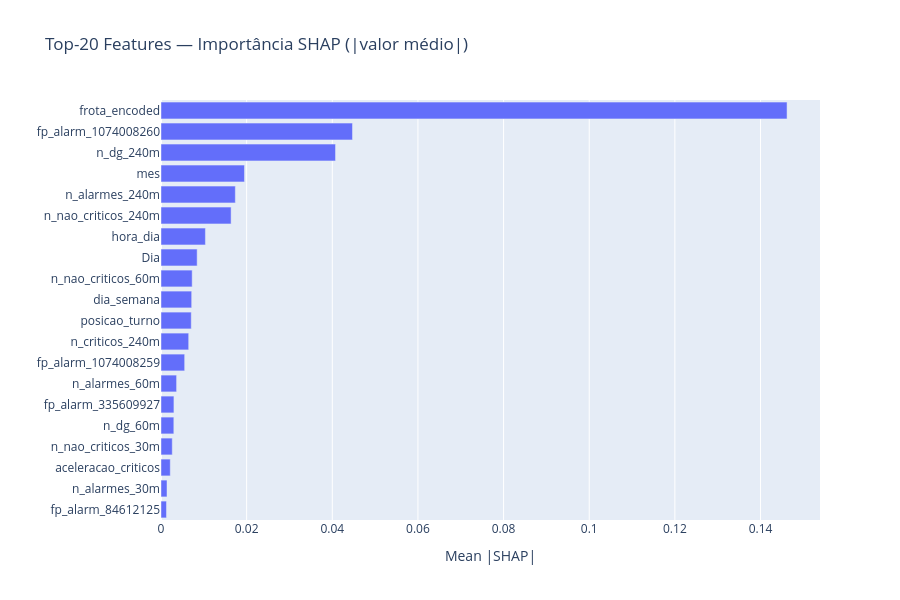

Notebook code cell kept with this figure:
### Markdown cell above
## 4. Importância das Features (SHAP)

### Code cell
mean_abs_shap = pd.Series(
    np.abs(shap_vals).mean(axis=0),
    index=X_shap.columns,
    name='mean_abs_shap',
).sort_values(ascending=False)

top20 = mean_abs_shap.head(20).reset_index()
top20.columns = ['feature', 'mean_abs_shap']

fig4 = px.bar(
    top20,
    x='mean_abs_shap', y='feature',
    orientation='h',
    title='Top-20 Features — Importância SHAP (|valor médio|)',
    labels={'mean_abs_shap': 'Mean |SHAP|', 'feature': ''},
)
fig4.update_layout(yaxis={'categoryorder': 'total ascending'}, height=600)
fig4.show()
fig4.write_image(str(FIGURES_DIR / 'shap_importance.png'))

### Figure 1 — Plotly figure (JSON) as saved in the notebook; plotly's stock layout.template omitted (floating-point values rounded to 4 significant figures)
{"data": [{"hovertemplate": "Mean |SHAP|=%{x}<br>=%{y}<extra></extra>", "legendgroup": "", "marker": {"color": "#636efa", "pattern": {"shape": ""}}, "name": "", "orientation": "h", "showlegend": false, "textposition": "auto", "type": "bar", "x": [0.1462, 0.04471, 0.04076, 0.01949, 0.01736, 0.01637, 0.01037, 0.008441, 0.007281, 0.007165, 0.007063, 0.006467, 0.005527, 0.00364, 0.003019, 0.002996, 0.002629, 0.002164, 0.001407, 0.001276], "xaxis": "x", "y": ["frota_encoded", "fp_alarm_1074008260", "n_dg_240m", "mes", "n_alarmes_240m", "n_nao_criticos_240m", "hora_dia", "Dia", "n_nao_criticos_60m", "dia_semana", "posicao_turno", "n_criticos_240m", "fp_alarm_1074008259", "n_alarmes_60m", "fp_alarm_335609927", "n_dg_60m", "n_nao_criticos_30m", "aceleracao_criticos", "n_alarmes_30m", "fp_alarm_84612125"], "yaxis": "y"}], "layout": {"barmode": "relative", "height": 600, "legend": {"tracegroupgap": 0}, "title": {"text": "Top-20 Features — Importância SHAP (|valor médio|)"}, "xaxis": {"anchor": "y", "domain": [0.0, 1.0], "title": {"text": "Mean |SHAP|"}}, "yaxis": {"anchor": "x", "categoryorder": "total ascending", "domain": [0.0, 1.0], "title": {"text": ""}}}}
